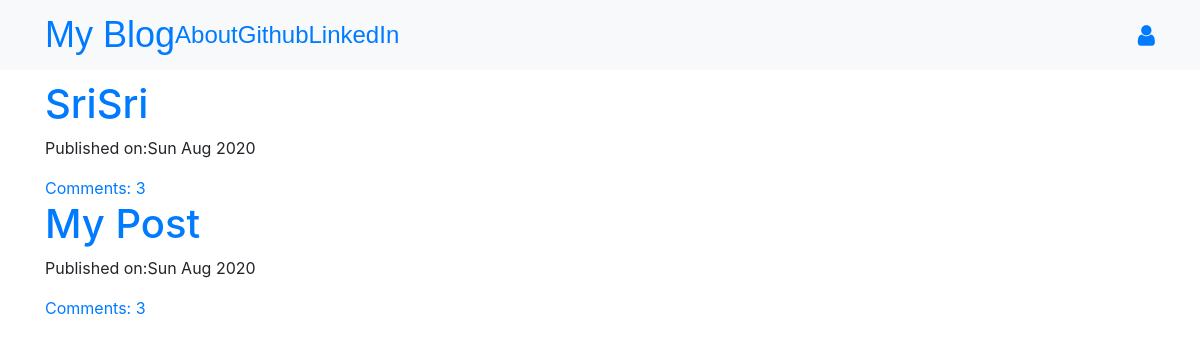
The page / on the database its author committed.
### blog/models.py (models this page shows, shortened)
class Post(models.Model):
    author=models.ForeignKey('auth.User',on_delete=models.CASCADE)
    title=models.CharField(max_length=256)
    text=models.TextField()
    create_date=models.DateTimeField(default=timezone.now)
    published_date=models.DateTimeField(blank=True,null=True)
    def approved_comments(self):
        return self.comments.filter(approved_comments=True)

### blog/views.py (the view)
# urls.py: url(r'^$',views.PostListView.as_view(),name='post_list'),
class PostListView(ListView):
    model=Post
    def get_queryset(self):
        return Post.objects.filter(published_date__lte=timezone.now()).order_by('-published_date')

### blog/templates/blog/post_list.html
{% extends "blog/base.html" %}
{% block content %}
<div class="centerstage">
{% for post in post_list %}
<div class="post">
<h1><a href="{% url 'post_detail' pk=post.pk %}">{{post.title}}</a></h1>
<div class="date">
<p>Published on:{{post.published_date|date:"D M Y"}}</p>
</div>
<a href="{% url 'post_detail' pk=post.pk %}">Comments: {{ post.approved_comments.count }}</a>
</div>
{% endfor %}
</div>
{% endblock %}

### blog/static/css/mystyle.css (style rules this page uses)
.centerstage { margin-left: auto; margin-right: auto; }

### rows shown on the page
Post: title "SriSri", published_date "Sun Aug 2020", approved_comments.count "3"
Post: title "My Post", published_date "Sun Aug 2020", approved_comments.count "3"
